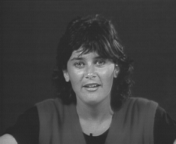
%> input picture Hw3_motion_estimation/missa_1.tif, 176 x 144 px
$ octave block_matching_main.m   (GNU Octave 9; MATLAB toolbox functions it lacks are replaced by stand-ins)
%> lines starting %> are read from the running program, lines starting %| are printed output that depends on the picture
clear

this_pic = imread('missa_1.tif');
%> this_pic is the input picture: size 144x176 uint8; min 38, max 204, mean 63.3
next_pic = imread('missa_50.tif');
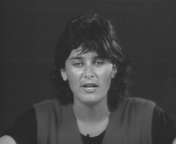
%> input picture Hw3_motion_estimation/missa_50.tif, 176 x 144 px
%> next_pic is the input picture: size 144x176 uint8; min 38, max 205, mean 63.6

block_move_m = zeros(size(this_pic),'uint8');
block_move_n = zeros(size(this_pic),'uint8');

compan = zeros(size(this_pic),'uint8');


for m = 1:16:144
    for n = 1:16:176
        block = this_pic(m:m+15,n:n+15);
        [dm, dn] = block_matching(block,next_pic,m,n);
        block_move_m(m+7,n+7) = dm;
        block_move_n(m+7,n+7) = dn;
        compan(m:m+15,n:n+15) = get_block(next_pic,m+dm,n+dn) - get_block(this_pic,m,n);
    end
end
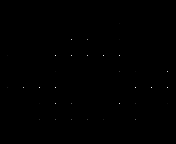
%> block_move_m: size 144x176 uint8; min 0, max 16, mean 0.0108; drawn with min black and max white
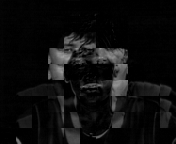
%> compan: size 144x176 uint8; min 0, max 161, mean 13.8

[X,Y] = meshgrid(1:176,144:-1:1);
quiver(X,Y,block_move_n,-block_move_m,8);
xlim([0,177])
ylim([0,145])
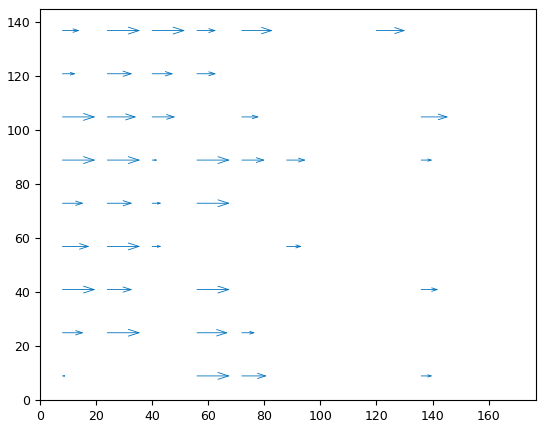
%> figure redrawn from the program's plot data; highest point at x = 1, y = 144
